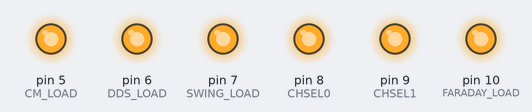
Recording of a sketch running on a simulated Arduino Uno, built with avr-gcc and run on an emulated ATmega328P. Parts: output pins drawn as LEDs (lit = HIGH). Pins used as bus, display or sensor lines are not drawn.

Above: at 0.1 s.
Timing chart, 0 to 1.6 s (numbered marks = the images above):
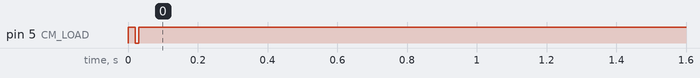

The sketch:

sugar.ino
```cpp
#include<SPI.h>

#define SCLK 13
#define SDO 12
#define SDI 11
#define FARADAY_LOAD 10
#define CHSEL1 9
#define CHSEL0 8
#define SWING_LOAD 7
#define DDS_LOAD 6
#define CM_LOAD 5
#define TX_L_EN 4
#define TX_M_EN 3
#define TX_S_EN 2

#define TX_L_CM 0.8
#define TX_L_SWING 0.99
#define TX_L_FREQ 3125
#define TX_M_CM 0.8
#define TX_M_SWING 0.99
#define TX_M_FREQ 3125
#define TX_S_CM 0.8
#define TX_S_SWING 0.99
#define TX_S_FREQ 3125
#define TX_R_CM 0.8
#define TX_R_SWING 0.99
#define TX_R_FREQ 3125

#define DAC_SPI_CLOCK_SPEED 1000000 //Upto 1.4MHz
#define DDS_SPI_CLOCK_SPEED 1000000
#define ADC_SPI_CLOCK_SPEED 8000000
#define NUM_SAMPLES 300 //250 at 20.833kHz means 14.4ms worth of data
#define DDS_REF_FREQ 8000000
#define FREQ0 0x4000

#define TX_scope 0
#define RX_scope 1

//int buffer_full = 0;
int adc_pointer = 0;
//byte adc_dump[NUM_SAMPLES*3];
byte b0,b1,b2;
signed long rx_int[NUM_SAMPLES];
long temp;

void setup()
{
Serial.begin(115200);
init_all();

//////////***************** TX setup **************//////////////////////
enable_tx('R');
/////////////////////////////////////////////
//////////***************** TX setup **************//////////////////////
delay(1000);//Wait for a second
//////////***************** RX setup **************//////////////////////
////////////////ADC routine///////////////////
read_rx('R');
/////////////////////////////////////////////
//////////***************** RX setup **************//////////////////////
}

void loop()
{
  if (TX_scope == 1)
  {
    Serial.println(analogRead(A0)/1023.0*5.0);
  }
  if (RX_scope == 1)
  {
    if (adc_pointer < NUM_SAMPLES-1)
    {
      //Is ADC ready? Read it!
      if (digitalRead(MISO) == HIGH)
      {
          read_adc();
      }
    }
    else
    {
      //Dump the data to serial while enclosing triggers
      Serial.println("Trigger");
      for(int i=0;i<NUM_SAMPLES-1;i++)
      {
        Serial.println(rx_int[i],DEC);
      }
      SPI.endTransaction();
      SPI.end();
    }
  }
}

void enable_tx(char channel_id)
{
  if (channel_id=='L')
  {
    /////////// Set common mode /////////////////
    set_common_mode(TX_L_CM); //Volts
    /////////////////////////////////////////////
    /////////// Set swing //////////////////////
    set_swing(TX_L_SWING); //0.06 to 0.99
    ////////////////////////////////////////////
    /////////// Set frequency //////////////////
    set_freq(TX_L_FREQ);
    ////////////////////////////////////////////
    digitalWrite(TX_L_EN, LOW);
  }
  else if (channel_id=='M')
  {
    /////////// Set common mode /////////////////
    set_common_mode(TX_M_CM); //Volts
    /////////////////////////////////////////////
    /////////// Set swing //////////////////////
    set_swing(TX_M_SWING); //0.06 to 0.99
    ////////////////////////////////////////////
    /////////// Set frequency //////////////////
    set_freq(TX_M_FREQ);
    ////////////////////////////////////////////
    digitalWrite(TX_M_EN, LOW);
  }
  else if (channel_id=='S')
  {
    /////////// Set common mode /////////////////
    set_common_mode(TX_S_CM); //Volts
    /////////////////////////////////////////////
    /////////// Set swing //////////////////////
    set_swing(TX_S_SWING); //0.06 to 0.99
    ////////////////////////////////////////////
    /////////// Set frequency //////////////////
    set_freq(TX_S_FREQ);
    ////////////////////////////////////////////
    digitalWrite(TX_S_EN, LOW);
  }
  else
  {
    /////////// Set common mode /////////////////
    set_common_mode(TX_R_CM); //Volts
    /////////////////////////////////////////////
    /////////// Set swing //////////////////////
    set_swing(TX_R_SWING); //0.06 to 0.99
    ////////////////////////////////////////////
    /////////// Set frequency //////////////////
    set_freq(TX_R_FREQ);
    ////////////////////////////////////////////
  }

}

void read_rx(char channel_id)
{
  select_channel(channel_id);
  //Reset ADC
  reset_adc();
  //Initialize ADC
  init_adc();
}

void reset_adc()
// to reset ADC, we need SCLK HIGH for min of 4 CONVCYCLES
// so here, hold SCLK HIGH for 5 CONVCYCLEs = 1440 usec
{
 //f_CLK = 8000000
 //f_MCLK = f_CLK/6 = 1333333
 //p_MCLK = 1/f_MCLK = 0.75us
 //1 conversion cycle = 384*p_MCLK = 0.288ms
 //5 conversion cycles = 5*60ms = 1.44us (min 4)
 SPI.begin();
 digitalWrite(SCLK, HIGH);
 delayMicroseconds(2);
}

void init_adc()
{
  SPI.begin();
  SPI.beginTransaction(SPISettings(ADC_SPI_CLOCK_SPEED, MSBFIRST, SPI_MODE0));
  digitalWrite(SCLK, LOW);
}

void select_channel(char channel_id)
{
  if (channel_id=='L')
  {
    pinMode(CHSEL0, LOW);
    pinMode(CHSEL1, LOW);
  }
  else if (channel_id=='M')
  {
    pinMode(CHSEL0, LOW);
    pinMode(CHSEL1, HIGH);
  }
  else if (channel_id=='S')
  {
    pinMode(CHSEL0, HIGH);
    pinMode(CHSEL1, LOW);
  }
  else
  {
    pinMode(CHSEL0, HIGH);
    pinMode(CHSEL1, HIGH);
  }
}

void set_freq(long freq)
{
  SPI.begin();
  SPI.beginTransaction(SPISettings(DDS_SPI_CLOCK_SPEED, MSBFIRST, SPI_MODE2));
  set_dds(freq);
  SPI.endTransaction();
  SPI.end();
}

void set_dds(long freq)
{

  long freq_data = freq * pow(2, 28) / DDS_REF_FREQ;
  int freq_MSB = (int)(freq_data >> 14) | FREQ0;
  int freq_LSB = (int)(freq_data & 0x3FFF) | FREQ0;

  digitalWrite(SCLK, HIGH);
  digitalWrite(DDS_LOAD, LOW);
  delayMicroseconds(1);
  SPI.transfer16(0x2100); //Reset
  SPI.transfer16(freq_LSB); //Frequency LSB
  SPI.transfer16(freq_MSB); //Frequency MSB
  SPI.transfer16(0xC000); //Phase
  SPI.transfer16(0x2000); //Release reset
  delayMicroseconds(1);
  digitalWrite(DDS_LOAD, HIGH);
  digitalWrite(SCLK, HIGH);
}

void set_swing(float ratio)
{
  float res = 1000/(1/ratio-1);
  int code = floor((res-60)/10000*255);
  //Serial.println(code, HEX);
  digitalWrite(SWING_LOAD, LOW);
  delayMicroseconds(1);
  SPI.begin();
  SPI.beginTransaction(SPISettings(DAC_SPI_CLOCK_SPEED, MSBFIRST, SPI_MODE1));
  SPI.transfer(code);
  delayMicroseconds(1);
  digitalWrite(SWING_LOAD, HIGH);
  delayMicroseconds(1);
  SPI.endTransaction();
  SPI.end();
}

void set_common_mode(float cm)
{
  //cm = 2*cm-0.326;
  SPI.begin();
  SPI.beginTransaction(SPISettings(DAC_SPI_CLOCK_SPEED, MSBFIRST, SPI_MODE0));
  delay(10);
  SPI.transfer16(float(cm/2.048)*0x1000);
  delay(10);
  digitalWrite(CM_LOAD, LOW);
  delay(10);
  digitalWrite(CM_LOAD, HIGH);
  delay(10);
  SPI.endTransaction();
  SPI.end();
  //Print message
  //float val = cm;
  //String message = String("Common mode set to ");
  //message = message + val + "V";
  //Serial.println(message);
}

void drdy_wait()
// wait for DRDY to pass and to reach start-point of DOUT
{
 // 36*p_MCLK = 27us
 delayMicroseconds(27);
}

void read_adc()
{
 drdy_wait();
 // go to drdy_wait routine, where we wait for
 // DRDY phase to pass, and thus for DOUT phase to begin

// adc_dump[adc_pointer] = SPI.transfer(0x00);
// adc_dump[adc_pointer+1] = SPI.transfer(0x00);
// adc_dump[adc_pointer+2] = SPI.transfer(0x00);
b0 = SPI.transfer(0x00);
b1 = SPI.transfer(0x00);
b2 = SPI.transfer(0x00);
//rx_int[adc_pointer] = ((((rx_int[adc_pointer]|b0)<<8)|b1)<<8)|b2;
temp = b0;
temp = temp*256 + b1;
temp = temp*256 + b2;
rx_int[adc_pointer] = temp;

 //Increment pointer
 adc_pointer = adc_pointer+1;
}


void init_all()
{
  pinMode(FARADAY_LOAD,OUTPUT);//Slave select
  pinMode(CHSEL1,OUTPUT);
  pinMode(CHSEL0,OUTPUT);
  pinMode(SWING_LOAD,OUTPUT);
  pinMode(DDS_LOAD,OUTPUT);
  pinMode(CM_LOAD,OUTPUT);
  pinMode(TX_L_EN,OUTPUT);
  pinMode(TX_M_EN,OUTPUT);
  pinMode(TX_S_EN,OUTPUT);
  pinMode(SCLK,OUTPUT);
  pinMode(SDI,OUTPUT);
  pinMode(SDO,INPUT);
  // Pull up all enables
  digitalWrite(FARADAY_LOAD,HIGH);
  digitalWrite(CHSEL1,HIGH);
  digitalWrite(CHSEL0,HIGH);
  digitalWrite(SWING_LOAD,HIGH);
  digitalWrite(DDS_LOAD,HIGH);
  digitalWrite(CM_LOAD,HIGH);
  digitalWrite(TX_L_EN,HIGH);
  digitalWrite(TX_M_EN,HIGH);
  digitalWrite(TX_S_EN,HIGH);
  digitalWrite(SCLK,HIGH);
  digitalWrite(SDI,HIGH);
}
```
